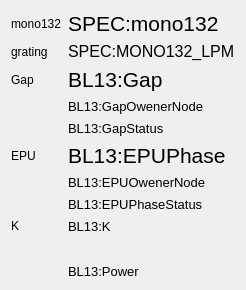
  <widget class="QWidget" name="layoutWidget">
   <property name="geometry">
    <rect>
     <x>290</x>
     <y>0</y>
     <width>219</width>
     <height>290</height>
    </rect>
   </property>
   <layout class="QGridLayout" name="gridLayout_2">
    <item row="5" column="0">
     <widget class="QLabel" name="label_31">
      <property name="text">
       <string>EPU</string>
      </property>
     </widget>
    </item>
    <item row="0" column="1">
     <widget class="PyDMLabel" name="BeamCurrAvg_50">
      <property name="font">
       <font>
        <pointsize>16</pointsize>
       </font>
      </property>
      <property name="toolTip">
       <string/>
      </property>
      <property name="text">
       <string>SPEC:mono132</string>
      </property>
      <property name="precision" stdset="0">
       <number>3</number>
      </property>
      <property name="showUnits" stdset="0">
       <bool>true</bool>
      </property>
      <property name="precisionFromPV" stdset="0">
       <bool>false</bool>
      </property>
      <property name="channel" stdset="0">
       <string>ca://SPEC:mono132</string>
      </property>
      <property name="displayFormat" stdset="0">
       <enum>PyDMLabel::Decimal</enum>
      </property>
     </widget>
    </item>
    <item row="1" column="1">
     <widget class="PyDMLabel" name="BeamCurrAvg_45">
      <property name="font">
       <font>
        <pointsize>12</pointsize>
       </font>
      </property>
      <property name="toolTip">
       <string/>
      </property>
      <property name="frameShape">
       <enum>QFrame::NoFrame</enum>
      </property>
      <property name="midLineWidth">
       <number>-3</number>
      </property>
      <property name="text">
       <string>SPEC:MONO132_LPM</string>
      </property>
      <property name="textFormat">
       <enum>Qt::PlainText</enum>
      </property>
      <property name="margin">
       <number>-1</number>
      </property>
      <property name="precision" stdset="0">
       <number>4</number>
      </property>
      <property name="precisionFromPV" stdset="0">
       <bool>false</bool>
      </property>
      <property name="channel" stdset="0">
       <string>ca://SPEC:MONO132_LPM</string>
      </property>
     </widget>
    </item>
    <item row="4" column="1">
     <widget class="PyDMLabel" name="BeamCurrAvg_55">
      <property name="font">
       <font>
        <pointsize>10</pointsize>
       </font>
      </property>
      <property name="toolTip">
       <string/>
      </property>
      <property name="text">
       <string>BL13:GapStatus</string>
      </property>
      <property name="channel" stdset="0">
       <string>ca://BL13:GapStatus</string>
      </property>
     </widget>
    </item>
    <item row="8" column="0">
     <widget class="QLabel" name="label_33">
      <property name="text">
       <string>K</string>
      </property>
     </widget>
    </item>
    <item row="2" column="0">
     <widget class="QLabel" name="label_30">
      <property name="text">
       <string>Gap</string>
      </property>
     </widget>
    </item>
    <item row="7" column="1">
     <widget class="PyDMLabel" name="BeamCurrAvg_56">
      <property name="font">
       <font>
        <pointsize>10</pointsize>
       </font>
      </property>
      <property name="toolTip">
       <string/>
      </property>
      <property name="text">
       <string>BL13:EPUPhaseStatus</string>
      </property>
      <property name="channel" stdset="0">
       <string>ca://BL13:EPUPhaseStatus</string>
      </property>
     </widget>
    </item>
    <item row="5" column="1">
     <widget class="PyDMLabel" name="BeamCurrAvg_18">
      <property name="font">
       <font>
        <pointsize>16</pointsize>
       </font>
      </property>
      <property name="toolTip">
       <string/>
      </property>
      <property name="text">
       <string>BL13:EPUPhase</string>
      </property>
      <property name="precision" stdset="0">
       <number>3</number>
      </property>
      <property name="precisionFromPV" stdset="0">
       <bool>false</bool>
      </property>
      <property name="channel" stdset="0">
       <string>ca://BL13:EPUPhase</string>
      </property>
      <property name="displayFormat" stdset="0">
       <enum>PyDMLabel::Decimal</enum>
      </property>
     </widget>
    </item>
    <item row="6" column="1">
     <widget class="PyDMLabel" name="BeamCurrAvg_57">
      <property name="font">
       <font>
        <pointsize>10</pointsize>
       </font>
      </property>
      <property name="toolTip">
       <string/>
      </property>
      <property name="text">
       <string>BL13:EPUOwenerNode</string>
      </property>
      <property name="channel" stdset="0">
       <string>ca://BL13:EPUOwnerNode</string>
      </property>
     </widget>
    </item>
    <item row="9" column="1">
     <widget class="PyDMDrawingLine" name="PyDMDrawingLine_9">
      <property name="toolTip">
       <string/>
      </property>
      <property name="brush" stdset="0">
       <brush brushstyle="SolidPattern">
        <color alpha="255">
         <red>0</red>
         <green>0</green>
         <blue>0</blue>
        </color>
       </brush>
      </property>
      <property name="penColor" stdset="0">
       <color>
        <red>255</red>
        <green>0</green>
        <blue>255</blue>
       </color>
      </property>
      <property name="penWidth" stdset="0">
       <double>3.000000000000000</double>
      </property>
     </widget>
    </item>
    <item row="3" column="1">
     <widget class="PyDMLabel" name="BeamCurrAvg_54">
      <property name="font">
       <font>
        <pointsize>10</pointsize>
       </font>
      </property>
      <property name="toolTip">
       <string/>
      </property>
      <property name="text">
       <string>BL13:GapOwenerNode</string>
      </property>
      <property name="textFormat">
       <enum>Qt::PlainText</enum>
      </property>
      <property name="channel" stdset="0">
       <string>ca://BL13:GapOwnerNode</string>
      </property>
     </widget>
    </item>
    <item row="0" column="0">
     <widget class="QLabel" name="label_34">
      <property name="text">
       <string>mono132</string>
      </property>
     </widget>
    </item>
    <item row="2" column="1">
     <widget class="PyDMLabel" name="BeamCurrAvg_51">
      <property name="font">
       <font>
        <pointsize>16</pointsize>
       </font>
      </property>
      <property name="toolTip">
       <string/>
      </property>
      <property name="text">
       <string>BL13:Gap</string>
      </property>
      <property name="precision" stdset="0">
       <number>3</number>
      </property>
      <property name="precisionFromPV" stdset="0">
       <bool>false</bool>
      </property>
      <property name="channel" stdset="0">
       <string>ca://BL13:Gap</string>
      </property>
      <property name="displayFormat" stdset="0">
       <enum>PyDMLabel::Decimal</enum>
      </property>
     </widget>
    </item>
    <item row="10" column="1">
     <widget class="PyDMLabel" name="BeamCurrAvg_59">
      <property name="font">
       <font>
        <pointsize>10</pointsize>
       </font>
      </property>
      <property name="toolTip">
       <string/>
      </property>
      <property name="text">
       <string>BL13:Power</string>
      </property>
      <property name="precision" stdset="0">
       <number>2</number>
      </property>
      <property name="precisionFromPV" stdset="0">
       <bool>false</bool>
      </property>
      <property name="channel" stdset="0">
       <string>ca://BL13:Power</string>
      </property>
     </widget>
    </item>
    <item row="8" column="1">
     <widget class="PyDMLabel" name="BeamCurrAvg_58">
      <property name="font">
       <font>
        <pointsize>10</pointsize>
       </font>
      </property>
      <property name="toolTip">
       <string/>
      </property>
      <property name="text">
       <string>BL13:K</string>
      </property>
      <property name="precision" stdset="0">
       <number>3</number>
      </property>
      <property name="precisionFromPV" stdset="0">
       <bool>false</bool>
      </property>
      <property name="channel" stdset="0">
       <string>ca://BL13:K</string>
      </property>
     </widget>
    </item>
    <item row="1" column="0">
     <widget class="QLabel" name="label_24">
      <property name="text">
       <string>grating</string>
      </property>
     </widget>
    </item>
   </layout>
  </widget>
